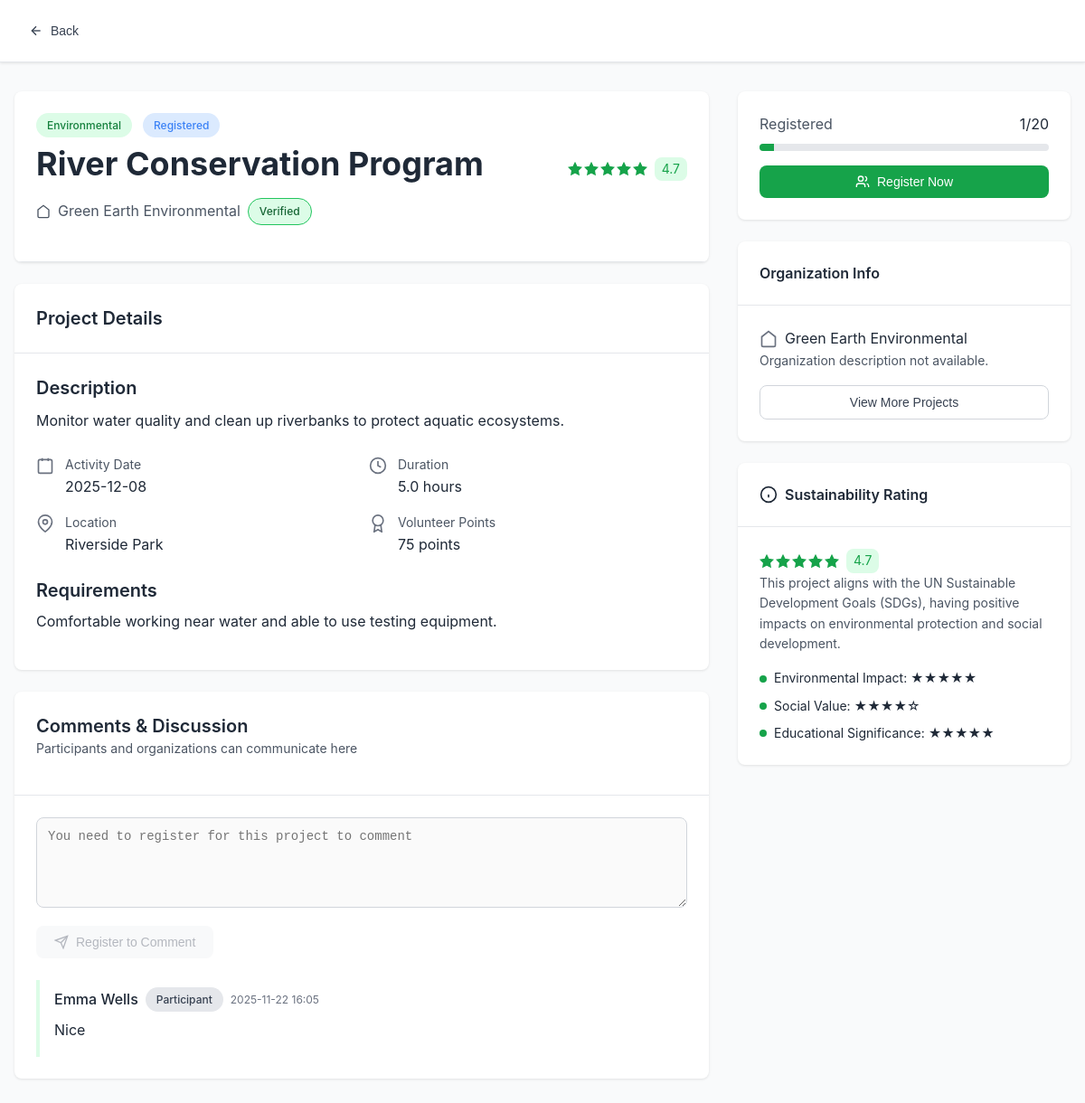
Before: /project/3 with the older database file.
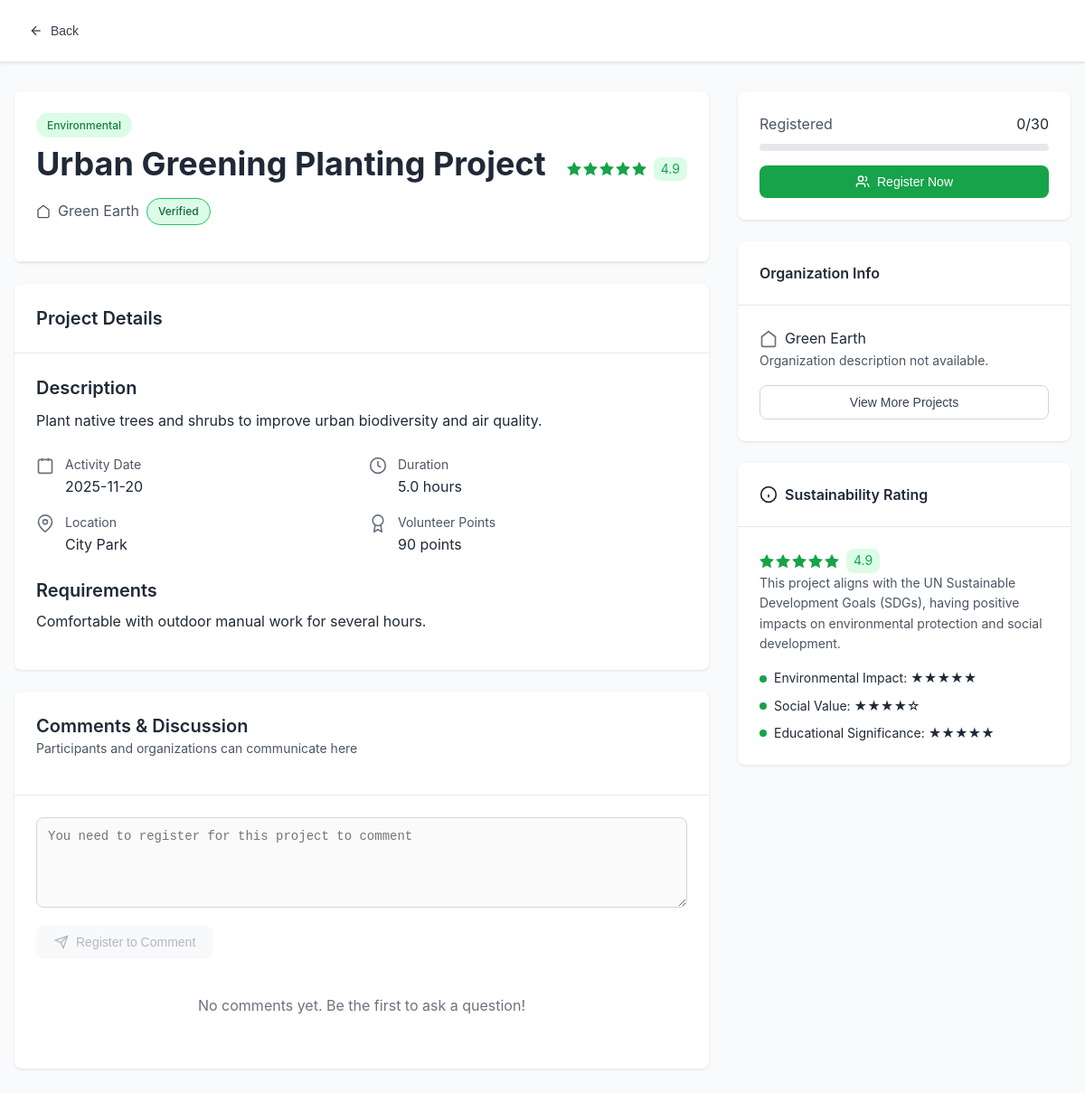
After: the same page with the newer database file.
### models.py (models this page shows, shortened)
class Project(db.Model):
    id = db.Column(db.Integer, primary_key=True)
    title = db.Column(db.String(200), nullable=False)
    description = db.Column(db.Text, nullable=False)
    category = db.Column(db.String(50), nullable=False)
    organization_id = db.Column(db.Integer, db.ForeignKey('user.id'), nullable=False)
    date = db.Column(db.Date, nullable=False)
    location = db.Column(db.String(200), nullable=False)
    max_participants = db.Column(db.Integer, nullable=False)
    duration = db.Column(db.Float, nullable=False)  # hours
    points = db.Column(db.Integer, nullable=False)
    rating = db.Column(db.Float, default=0.0)
    status = db.Column(db.String(20), default='pending')  # pending, approved, rejected, completed
    created_at = db.Column(db.DateTime, default=datetime.utcnow)
    requirements = db.Column(db.Text)
    registrations = relationship('Registration', backref='project', lazy=True)
    volunteer_records = relationship('VolunteerRecord', backref='project', lazy=True)

class User(UserMixin, db.Model):
    id = db.Column(db.Integer, primary_key=True)
    username = db.Column(db.String(80), unique=True, nullable=False)
    email = db.Column(db.String(120), unique=True, nullable=False)
    password_hash = db.Column(db.String(200), nullable=False)
    user_type = db.Column(db.String(20), nullable=False)  # participant, organization, admin
    display_name = db.Column(db.String(120))
    description = db.Column(db.Text)
    is_active = db.Column(db.Boolean, default=True, nullable=False)
    created_at = db.Column(db.DateTime, default=datetime.utcnow)
    projects = relationship('Project', backref='organization', lazy=True)
    registrations = relationship('Registration', backref='user', lazy=True)
    volunteer_records = relationship('VolunteerRecord', backref='user', lazy=True)
    badge_awards = relationship('UserBadge', backref='user', lazy=True)

class Comment(db.Model):
    id = db.Column(db.Integer, primary_key=True)
    project_id = db.Column(db.Integer, db.ForeignKey('project.id'), nullable=False)
    user_id = db.Column(db.Integer, db.ForeignKey('user.id'), nullable=False)
    content = db.Column(db.Text, nullable=False)
    created_at = db.Column(db.DateTime, default=datetime.utcnow)
    project = relationship('Project', backref='comments', lazy=True)
    user = relationship('User', backref='comments', lazy=True)

### api/views.py (the view, shortened to what this page needs)
@bp.route('/project/<int:project_id>')
def project_detail(project_id):
    project = Project.query.get_or_404(project_id)
    organization = User.query.get(project.organization_id)
    active_statuses = ('registered', 'approved')
    registration_count = Registration.query.filter(
        Registration.project_id == project.id,
        Registration.status.in_(active_statuses)
    ).count()
    comments = Comment.query.filter_by(project_id=project.id).order_by(Comment.created_at.desc()).limit(20).all()
    comments_data = []
    for comment in comments:
        comments_data.append({
            'id': comment.id,
            'user_name': comment.user.display_name or comment.user.username if comment.user else 'Unknown',
            'user_type': comment.user.user_type.title() if comment.user else 'Unknown',
            'comment': comment.content,
            'created_at': comment.created_at.strftime('%Y-%m-%d %H:%M') if comment.created_at else None
        })
    is_registered = False
    can_comment = False
    user_type = None
    return render_template('project_detail.html',
                         project=project,
                         organization=organization,
                         registration_count=registration_count,
                         comments=comments_data,
                         is_registered=is_registered,
                         can_comment=can_comment,
                         user_type=user_type)

### templates/project_detail.html (shortened to what the changed rows need)
<!DOCTYPE html>
<html lang="en">
<head>
    <link rel="stylesheet" href="{{ url_for('static', filename='css/style.css') }}">
</head>
<body>
{% macro render_stars(rating, size='20') %}
    {% set rating_int = rating | int %}
    {% set rating_decimal = rating - rating_int %}
    {% set color_class = 'rating-high' if rating >= 4 else ('rating-medium' if rating >= 3 else 'rating-low') %}
    {% set bg_color = '#dcfce7' if rating >= 4 else ('#fef3c7' if rating >= 3 else '#f3f4f6') %}
    <div class="sustainability-rating {{ color_class }}">
        <div class="stars">
            {% for i in range(1, 6) %}
                {% if i <= rating_int or (i == rating_int + 1 and rating_decimal >= 0.5) %}
                    <svg class="star filled" xmlns="http://www.w3.org/2000/svg" width="{{ size }}" height="{{ size }}" viewBox="0 0 24 24" fill="currentColor" stroke="currentColor" stroke-width="2">
                        <polygon points="12 2 15.09 8.26 22 9.27 17 14.14 18.18 21.02 12 17.77 5.82 21.02 7 14.14 2 9.27 8.91 8.26 12 2"/>
                    </svg>
                {% else %}
                    <svg class="star" xmlns="http://www.w3.org/2000/svg" width="{{ size }}" height="{{ size }}" viewBox="0 0 24 24" fill="none" stroke="currentColor" stroke-width="2">
                        <polygon points="12 2 15.09 8.26 22 9.27 17 14.14 18.18 21.02 12 17.77 5.82 21.02 7 14.14 2 9.27 8.91 8.26 12 2"/>
                    </svg>
                {% endif %}
            {% endfor %}
        </div>
        <span class="rating-badge" style="background-color: {{ bg_color }};">{{ "%.1f"|format(rating) }}</span>
    </div>
{% endmacro %}
    <div class="container py-8">
        <div class="grid grid-cols-3" style="gap: 2rem;">
            <div style="grid-column: span 2;">
                <div class="card mb-6">
                    <div class="card-header">
                        <div class="flex items-start justify-between mb-4">
                            <div style="flex: 1;">
                                <div class="flex items-center gap-3 mb-2">
                                    <span class="badge badge-primary">{{ project.category }}</span>
                                    {% if registration_count %}
                                    <span class="badge" style="background-color: #dbeafe; color: var(--secondary-blue);">Registered</span>
                                    {% endif %}
                                </div>
                                <h1 class="mb-3">{{ project.title }}</h1>
                                <div class="flex items-center gap-2 text-gray-600">
                                    <svg xmlns="http://www.w3.org/2000/svg" width="16" height="16" viewBox="0 0 24 24" fill="none" stroke="currentColor" stroke-width="2">
                                        <path d="M3 9l9-7 9 7v11a2 2 0 0 1-2 2H5a2 2 0 0 1-2-2z"/>
                                    </svg>
                                    <span>{{ (organization.display_name or organization.username) if organization else 'Organization Name' }}</span>
                                    <span class="badge badge-success">Verified</span>
                                </div>
                            </div>
                            {{ render_stars(project.rating or 0.0, '20') }}
                        </div>
                    </div>
                </div>
                <div class="card mb-6">
                    <div class="card-content">
                        <div class="mb-6">
                            <h3 class="mb-2">Description</h3>
                            <p class="text-gray-700" style="line-height: 1.8;">
                                {{ project.description }}
                            </p>
                        </div>
                        <div class="grid grid-cols-2 gap-4 mb-6">
                            <div class="flex items-start gap-3">
                                <div>
                                    <div class="text-sm text-gray-600">Activity Date</div>
                                    <div>{{ project.date.strftime('%Y-%m-%d') if project.date else 'TBD' }}</div>
                                </div>
                            </div>
                            <div class="flex items-start gap-3">
                                <div>
                                    <div class="text-sm text-gray-600">Duration</div>
                                    <div>{{ project.duration }} hours</div>
                                </div>
                            </div>
                            <div class="flex items-start gap-3">
                                <div>
                                    <div class="text-sm text-gray-600">Location</div>
                                    <div>{{ project.location }}</div>
                                </div>
                            </div>
                            <div class="flex items-start gap-3">
                                <div>
                                    <div class="text-sm text-gray-600">Volunteer Points</div>
                                    <div>{{ project.points }} points</div>
                                </div>
                            </div>
                        </div>
                        <div>
                            <h3 class="mb-2">Requirements</h3>
                            <p class="text-gray-700">
                                {% if project.requirements %}
                                    {{ project.requirements }}
                                {% else %}
                                    No specific requirements listed.
                                {% endif %}
                            </p>
                        </div>
                    </div>
                </div>
                <div class="card">
                    <div class="card-content">
                        <div id="comments-container" style="display: flex; flex-direction: column; gap: 1rem;">
                            {% if comments %}
                                {% for comment in comments %}
                                <div class="comment-item" style="border-left: 4px solid #dcfce7; padding-left: 1rem; padding-top: 0.5rem; padding-bottom: 0.5rem;">
                                    <div class="flex items-center gap-2 mb-2">
                                        <span style="font-weight: 500;">{{ comment.user_name }}</span>
                                        <span class="badge badge-secondary text-xs">{{ comment.user_type }}</span>
                                        <span class="text-xs text-gray-500">{{ comment.created_at }}</span>
                                    </div>
                                    <p class="text-gray-700 mb-2" style="white-space: pre-wrap;">{{ comment.comment }}</p>
                                </div>
                                {% endfor %}
                            {% else %}
                                <p class="text-gray-500 text-center py-4">No comments yet. Be the first to ask a question!</p>
                            {% endif %}
                        </div>
                    </div>
                </div>
            </div>
            <div>
                <div class="card mb-6">
                    <div class="card-content">
                        <div class="flex items-center justify-between mb-2">
                            <span class="text-gray-600">Registered</span>
                            <span>{{ registration_count or 0 }}/{{ project.max_participants }}</span>
                        </div>
                        <div class="progress-bar mb-4">
                            {% set progress = ((registration_count or 0) / project.max_participants * 100) | round(0) | int %}
                            <div class="progress-fill" style="width: {{ progress }}%;"></div>
                        </div>
                    </div>
                </div>
                <div class="card mb-6">
                    <div class="card-content">
                        <div class="flex items-center gap-2 mb-3">
                            <svg xmlns="http://www.w3.org/2000/svg" width="20" height="20" viewBox="0 0 24 24" fill="none" stroke="currentColor" stroke-width="2" style="color: var(--gray-500);">
                                <path d="M3 9l9-7 9 7v11a2 2 0 0 1-2 2H5a2 2 0 0 1-2-2z"/>
                            </svg>
                            <span>{{ (organization.display_name or organization.username) if organization else 'Organization Name' }}</span>
                        </div>
                    </div>
                </div>
                <div class="card">
                    <div class="card-content">
                        <div class="mb-3">{{ render_stars(project.rating or 0.0, '16') }}</div>
                    </div>
                </div>
            </div>
        </div>
    </div>
</body>
</html>

Changed rows visible on the page:
no longer on this page (row edited): User: user_name "Emma Wells", user_type "Participant", created_at "2025-11-22 16:05", comment "Nice"
changed Project "Environmental": title "River Conservation Program" → "Urban Greening Planting Project"; rating "4.7 4.7" → "4.9 4.9"; description "Monitor water quality and clean up riverbanks to protect aquatic ecosystems." → "Plant native trees and shrubs to improve urban biodiversity and air quality."; date "2025-12-08" → "2025-11-20"; location "Riverside Park" → "City Park"; points "75" → "90"; requirements "Comfortable working near water and able to use testing equipment." → "Comfortable with outdoor manual work for several hours."; max_participants "20" → "30"
changed User: display_name "Green Earth Environmental" → "Green Earth"
Other visible differences:
{{ registration_count or 0 }}: "1" → "0"
text no longer shown: "Registered"
text now shown: "No comments yet. Be the first to ask a question!"
